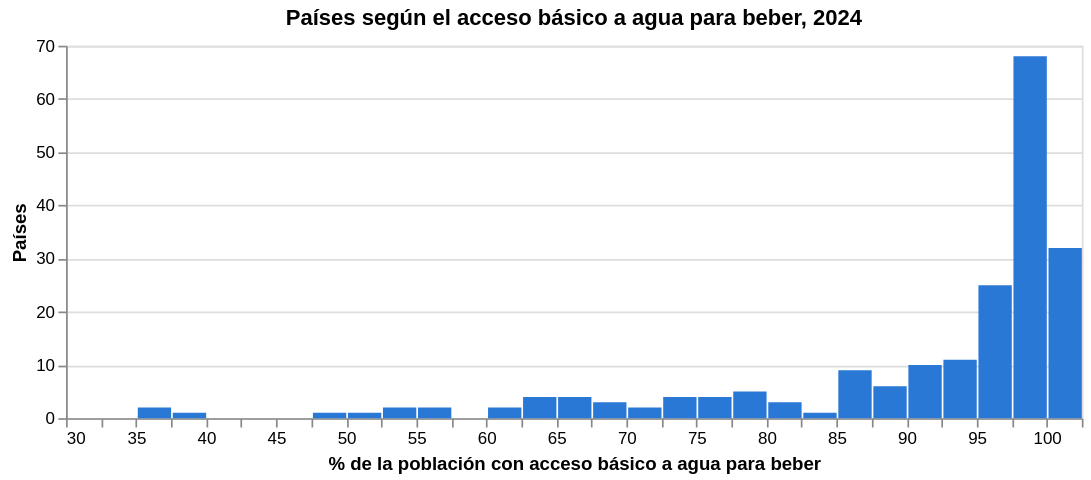

Notebook code cell kept with this figure:
### Markdown cell above
Son datos oficiales y no los borramos. Para que no aplasten la escala de todos los años, en los gráficos el eje vertical va de 35 a 88 años y estos puntos se dibujan sobre el borde inferior como círculos vacíos. La ficha muestra su valor real.

### La concentración cerca del 100 %

### Code cell
agua_ultimo = panel[(panel["anio"] == HASTA) & panel["agua"].notna() & panel["vida"].notna()]
print(f"{len(agua_ultimo)} países en {HASTA}")
for umbral in [90, 95, 99]:
    print(f"  con {umbral} % o más de acceso básico: {(agua_ultimo['agua'] >= umbral).sum()} ({(agua_ultimo['agua'] >= umbral).mean():.0%})")
altos = agua_ultimo[agua_ultimo["agua"] >= 95]
print(f"Esperanza de vida entre los de 95 % o más: de {altos['vida'].min():.1f} a {altos['vida'].max():.1f} años")

alt.Chart(agua_ultimo).mark_bar(color="#2a78d6").encode(
    x=alt.X("agua:Q", bin=alt.Bin(step=2.5, extent=[30, 102.5]), title="% de la población con acceso básico a agua para beber"),
    y=alt.Y("count():Q", title="Países"),
    tooltip=[alt.Tooltip("count():Q", title="Países")],
).properties(width=600, height=220, title=f"Países según el acceso básico a agua para beber, {HASTA}")

### Figure 1 — Vega-Lite specification as saved in the notebook (floating-point values rounded to 4 significant figures; data arrays with more than 128 entries replaced by an {"elided": "..."} marker saying what was removed)
{"config": {"view": {"continuousWidth": 300, "continuousHeight": 300}}, "data": {"name": "data-8f84c78efa5c6b35d64c518450b9b652"}, "mark": {"type": "bar", "color": "#2a78d6"}, "encoding": {"tooltip": [{"aggregate": "count", "title": "Países", "type": "quantitative"}], "x": {"bin": {"extent": [30, 102.5], "step": 2.5}, "field": "agua", "title": "% de la población con acceso básico a agua para beber", "type": "quantitative"}, "y": {"aggregate": "count", "title": "Países", "type": "quantitative"}}, "height": 220, "title": "Países según el acceso básico a agua para beber, 2024", "width": 600, "$schema": "https://vega.github.io/schema/vega-lite/v6.4.1.json", "datasets": {"data-8f84c78efa5c6b35d64c518450b9b652": {"elided": "202 records"}}}
